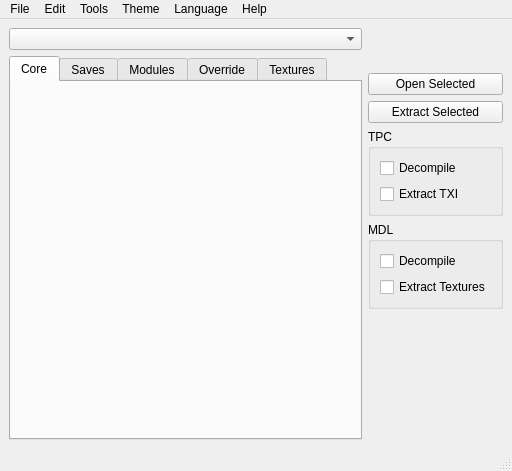
<?xml version="1.0" encoding="UTF-8"?>
<ui version="4.0">
 <class>MainWindow</class>
 <widget class="QMainWindow" name="MainWindow">
  <property name="geometry">
   <rect>
    <x>0</x>
    <y>0</y>
    <width>512</width>
    <height>471</height>
   </rect>
  </property>
  <property name="acceptDrops">
   <bool>true</bool>
  </property>
  <property name="windowTitle">
   <string>Holocron Toolset</string>
  </property>
  <widget class="QWidget" name="centralwidget">
   <layout class="QHBoxLayout" name="horizontalLayout">
    <property name="sizeConstraint">
     <enum>QLayout::SetMinimumSize</enum>
    </property>
    <item>
     <layout class="QVBoxLayout" name="verticalLayout_4">
      <item>
       <widget class="QComboBox" name="gameCombo" />
      </item>
      <item>
       <widget class="QTabWidget" name="resourceTabs">
        <property name="currentIndex">
         <number>0</number>
        </property>
        <widget class="QWidget" name="coreTab">
         <attribute name="title">
          <string>Core</string>
         </attribute>
         <layout class="QVBoxLayout" name="verticalLayout_2">
          <property name="leftMargin">
           <number>0</number>
          </property>
          <property name="topMargin">
           <number>0</number>
          </property>
          <property name="rightMargin">
           <number>0</number>
          </property>
          <property name="bottomMargin">
           <number>0</number>
          </property>
          <item>
           <widget class="ResourceList" name="coreWidget" native="true" />
          </item>
         </layout>
        </widget>
        <widget class="QWidget" name="savesTab">
         <attribute name="title">
          <string>Saves</string>
         </attribute>
         <layout class="QVBoxLayout" name="verticalLayoutSavesTab">
          <item>
           <layout class="QHBoxLayout" name="horizontalLayoutSaveButtons">
            <item>
             <widget class="QPushButton" name="openSaveEditorButton">
              <property name="text">
               <string>Open Save Editor</string>
              </property>
              <property name="enabled">
               <bool>false</bool>
              </property>
              <property name="toolTip">
               <string>Open the selected save in the Save Editor</string>
              </property>
             </widget>
            </item>
            <item>
             <spacer name="horizontalSpacerSaves">
              <property name="orientation">
               <enum>Qt::Horizontal</enum>
              </property>
              <property name="sizeHint" stdset="0">
               <size>
                <width>40</width>
                <height>20</height>
               </size>
              </property>
             </spacer>
            </item>
           </layout>
          </item>
          <item>
           <layout class="QGridLayout" name="gridLayoutSaves">
            <property name="leftMargin">
             <number>0</number>
            </property>
            <property name="topMargin">
             <number>0</number>
            </property>
            <property name="rightMargin">
             <number>0</number>
            </property>
            <property name="bottomMargin">
             <number>0</number>
            </property>
            <property name="spacing">
             <number>0</number>
            </property>
            <item row="0" column="0" rowspan="2" colspan="2">
             <widget class="ResourceList" name="savesWidget" native="true" />
            </item>
           </layout>
          </item>
         </layout>
        </widget>
        <widget class="QWidget" name="modulesTab">
         <attribute name="title">
          <string>Modules</string>
         </attribute>
         <layout class="QVBoxLayout" name="verticalLayoutModulesTab">
          <item>
           <layout class="QHBoxLayout" name="horizontalLayoutModuleButtons">
            <item>
             <widget class="QPushButton" name="specialActionButton">
              <property name="text">
               <string>Designer</string>
              </property>
             </widget>
            </item>
            <item>
             <widget class="QPushButton" name="levelBuilderButton">
              <property name="text">
               <string>Level Builder</string>
              </property>
             </widget>
            </item>
            <item>
             <spacer name="horizontalSpacerModuleButtons">
              <property name="orientation">
               <enum>Qt::Horizontal</enum>
              </property>
              <property name="sizeHint" stdset="0">
               <size>
                <width>40</width>
                <height>20</height>
               </size>
              </property>
             </spacer>
            </item>
           </layout>
          </item>
          <item>
           <layout class="QGridLayout" name="gridLayoutModules">
            <property name="leftMargin">
             <number>0</number>
            </property>
            <property name="topMargin">
             <number>0</number>
            </property>
            <property name="rightMargin">
             <number>0</number>
            </property>
            <property name="bottomMargin">
             <number>0</number>
            </property>
            <property name="spacing">
             <number>0</number>
            </property>
            <item row="0" column="0" rowspan="1" colspan="2">
             <widget class="ResourceList" name="modulesWidget" native="true" />
            </item>
           </layout>
          </item>
         </layout>
        </widget>
        <widget class="QWidget" name="overrideTab">
         <attribute name="title">
          <string>Override</string>
         </attribute>
         <layout class="QVBoxLayout" name="verticalLayout_3">
          <property name="spacing">
           <number>0</number>
          </property>
          <property name="leftMargin">
           <number>0</number>
          </property>
          <property name="topMargin">
           <number>0</number>
          </property>
          <property name="rightMargin">
           <number>0</number>
          </property>
          <property name="bottomMargin">
           <number>0</number>
          </property>
          <item>
           <widget class="ResourceList" name="overrideWidget" native="true" />
          </item>
         </layout>
        </widget>
        <widget class="QWidget" name="texturesTab">
         <attribute name="title">
          <string>Textures</string>
         </attribute>
         <layout class="QVBoxLayout" name="verticalLayout_6">
          <item>
           <widget class="TextureList" name="texturesWidget" native="true" />
          </item>
         </layout>
        </widget>
       </widget>
      </item>
     </layout>
    </item>
    <item>
     <layout class="QVBoxLayout" name="vboxlayout">
      <property name="sizeConstraint">
       <enum>QLayout::SetFixedSize</enum>
      </property>
      <item>
       <spacer name="verticalSpacer_2">
        <property name="orientation">
         <enum>Qt::Vertical</enum>
        </property>
        <property name="sizeType">
         <enum>QSizePolicy::Fixed</enum>
        </property>
        <property name="sizeHint" stdset="0">
         <size>
          <width>124</width>
          <height>45</height>
         </size>
        </property>
       </spacer>
      </item>
      <item>
       <widget class="QFrame" name="sidebar">
        <property name="frameShape">
         <enum>QFrame::NoFrame</enum>
        </property>
        <property name="frameShadow">
         <enum>QFrame::Raised</enum>
        </property>
        <layout class="QVBoxLayout" name="verticalLayoutRightPanel">
         <property name="leftMargin">
          <number>0</number>
         </property>
         <property name="topMargin">
          <number>0</number>
         </property>
         <property name="rightMargin">
          <number>0</number>
         </property>
         <property name="bottomMargin">
          <number>0</number>
         </property>
         <item>
          <widget class="QPushButton" name="openButton">
           <property name="text">
            <string>Open Selected</string>
           </property>
          </widget>
         </item>
         <item>
          <widget class="QPushButton" name="extractButton">
           <property name="sizePolicy">
            <sizepolicy hsizetype="Minimum" vsizetype="Fixed">
             <horstretch>0</horstretch>
             <verstretch>0</verstretch>
            </sizepolicy>
           </property>
           <property name="text">
            <string>Extract Selected</string>
           </property>
          </widget>
         </item>
         <item>
          <widget class="QGroupBox" name="tpcGroup_2">
           <property name="title">
            <string>TPC</string>
           </property>
           <layout class="QVBoxLayout" name="verticalLayout_10">
            <item>
             <widget class="QCheckBox" name="tpcDecompileCheckbox">
              <property name="text">
               <string>Decompile</string>
              </property>
             </widget>
            </item>
            <item>
             <widget class="QCheckBox" name="tpcTxiCheckbox">
              <property name="text">
               <string>Extract TXI</string>
              </property>
             </widget>
            </item>
           </layout>
          </widget>
         </item>
         <item>
          <widget class="QGroupBox" name="mdlGroup_2">
           <property name="title">
            <string>MDL</string>
           </property>
           <layout class="QVBoxLayout" name="verticalLayout_9">
            <item>
             <widget class="QCheckBox" name="mdlDecompileCheckbox">
              <property name="enabled">
               <bool>true</bool>
              </property>
              <property name="toolTip">
               <string>Decompile MDL to ASCII format</string>
              </property>
              <property name="text">
               <string>Decompile</string>
              </property>
             </widget>
            </item>
            <item>
             <widget class="QCheckBox" name="mdlTexturesCheckbox">
              <property name="text">
               <string>Extract Textures</string>
              </property>
             </widget>
            </item>
           </layout>
          </widget>
         </item>
        </layout>
       </widget>
      </item>
      <item>
       <spacer name="verticalSpacer">
        <property name="orientation">
         <enum>Qt::Vertical</enum>
        </property>
        <property name="sizeHint" stdset="0">
         <size>
          <width>124</width>
          <height>40</height>
         </size>
        </property>
       </spacer>
      </item>
     </layout>
    </item>
   </layout>
  </widget>
  <widget class="QMenuBar" name="menubar">
   <property name="geometry">
    <rect>
     <x>0</x>
     <y>0</y>
     <width>512</width>
     <height>22</height>
    </rect>
   </property>
   <widget class="QMenu" name="menuFile">
    <property name="title">
     <string>File</string>
    </property>
    <widget class="QMenu" name="menuNew">
     <property name="title">
      <string>New</string>
     </property>
     <addaction name="actionNewDLG" />
     <addaction name="actionNewNSS" />
     <addaction name="actionNewUTC" />
     <addaction name="actionNewUTP" />
     <addaction name="actionNewUTD" />
     <addaction name="actionNewUTI" />
     <addaction name="actionNewUTS" />
     <addaction name="actionNewUTT" />
     <addaction name="actionNewUTM" />
     <addaction name="actionNewUTW" />
     <addaction name="actionNewUTE" />
     <addaction name="actionNewTLK" />
     <addaction name="separator" />
     <addaction name="actionNewGFF" />
     <addaction name="actionNewERF" />
     <addaction name="actionNewTXT" />
     <addaction name="actionNewSSF" />
    </widget>
    <widget class="QMenu" name="menuRecentFiles">
     <property name="title">
      <string>Recent Files</string>
     </property>
    </widget>
    <addaction name="menuNew" />
    <addaction name="openAction" />
    <addaction name="menuRecentFiles" />
    <addaction name="separator" />
    <addaction name="actionSettings" />
    <addaction name="separator" />
    <addaction name="actionExit" />
   </widget>
   <widget class="QMenu" name="menuEdit">
    <property name="title">
     <string>Edit</string>
    </property>
    <addaction name="separator" />
    <addaction name="actionEditTLK" />
    <addaction name="actionEditJRL" />
   </widget>
   <widget class="QMenu" name="menuTheme">
    <property name="title">
     <string>Theme</string>
    </property>
   </widget>
   <widget class="QMenu" name="menuLanguage">
    <property name="title">
     <string>Language</string>
    </property>
   </widget>
   <widget class="QMenu" name="menuTools">
    <property name="title">
     <string>Tools</string>
    </property>
    <addaction name="actionModuleDesigner" />
    <addaction name="actionIndoorMapBuilder" />
    <addaction name="separator" />
    <addaction name="actionKotorDiff" />
    <addaction name="actionTSLPatchDataEditor" />
    <addaction name="separator" />
    <addaction name="actionFileSearch" />
    <addaction name="actionCloneModule" />
   </widget>
   <widget class="QMenu" name="menuHelp">
    <property name="title">
     <string>Help</string>
    </property>
    <widget class="QMenu" name="menuDiscord">
     <property name="title">
      <string>Discord</string>
     </property>
     <addaction name="actionDiscordHolocronToolset" />
     <addaction name="actionDiscordKotOR" />
     <addaction name="actionDiscordDeadlyStream" />
    </widget>
    <addaction name="actionHelpAbout" />
    <addaction name="menuDiscord" />
    <addaction name="actionInstructions" />
    <addaction name="actionNewFeaturesGuide" />
    <addaction name="actionHelpUpdates" />
   </widget>
   <addaction name="menuFile" />
   <addaction name="menuEdit" />
   <addaction name="menuTools" />
   <addaction name="menuTheme" />
   <addaction name="menuLanguage" />
   <addaction name="menuHelp" />
  </widget>
  <widget class="QStatusBar" name="statusbar" />
  <action name="cloneModuleAction">
   <property name="text">
    <string>Clone Module</string>
   </property>
  </action>
  <action name="actionRecent_Files">
   <property name="text">
    <string>Recent Files</string>
   </property>
  </action>
  <action name="actionExit">
   <property name="text">
    <string>Exit</string>
   </property>
  </action>
  <action name="actionSettings">
   <property name="text">
    <string>Settings</string>
   </property>
  </action>
  <action name="actionAbout">
   <property name="text">
    <string>About</string>
   </property>
  </action>
  <action name="actionOpen">
   <property name="text">
    <string>Open</string>
   </property>
  </action>
  <action name="actionCheck_for_Updates">
   <property name="text">
    <string>Check for Updates</string>
   </property>
  </action>
  <action name="actionCreature">
   <property name="text">
    <string>Creature</string>
   </property>
  </action>
  <action name="actionItem">
   <property name="text">
    <string>Item</string>
   </property>
  </action>
  <action name="actionDoor">
   <property name="text">
    <string>Door</string>
   </property>
  </action>
  <action name="actionPlaceable">
   <property name="text">
    <string>Placeable</string>
   </property>
  </action>
  <action name="actionMerchant">
   <property name="text">
    <string>Merchant</string>
   </property>
  </action>
  <action name="actionEncounter">
   <property name="text">
    <string>Encounter</string>
   </property>
  </action>
  <action name="actionTrigger">
   <property name="text">
    <string>Trigger</string>
   </property>
  </action>
  <action name="actionWaypoint">
   <property name="text">
    <string>Waypoint</string>
   </property>
  </action>
  <action name="actionDialog">
   <property name="enabled">
    <bool>false</bool>
   </property>
   <property name="text">
    <string>Dialog</string>
   </property>
  </action>
  <action name="openAction">
   <property name="text">
    <string>Open</string>
   </property>
  </action>
  <action name="actionNewGFF">
   <property name="text">
    <string>GFF</string>
   </property>
  </action>
  <action name="actionNewERF">
   <property name="text">
    <string>ERF</string>
   </property>
  </action>
  <action name="actionNewTXT">
   <property name="text">
    <string>TXT</string>
   </property>
  </action>
  <action name="actionEditTLK">
   <property name="enabled">
    <bool>false</bool>
   </property>
   <property name="text">
    <string>Edit Talk Table</string>
   </property>
  </action>
  <action name="actionHelpUpdates">
   <property name="text">
    <string>Check For Updates</string>
   </property>
  </action>
  <action name="actionHelpAbout">
   <property name="text">
    <string>About</string>
   </property>
  </action>
  <action name="actionNewSSF">
   <property name="text">
    <string>SSF</string>
   </property>
  </action>
  <action name="actionNewUTC">
   <property name="enabled">
    <bool>false</bool>
   </property>
   <property name="icon">
    <iconset>
     <normalon>:/images/icons/kx/creature.png</normalon>
    </iconset>
   </property>
   <property name="text">
    <string>Creature</string>
   </property>
  </action>
  <action name="actionCloneModule">
   <property name="enabled">
    <bool>false</bool>
   </property>
   <property name="text">
    <string>Clone Module</string>
   </property>
  </action>
  <action name="actionNewUTP">
   <property name="enabled">
    <bool>false</bool>
   </property>
   <property name="icon">
    <iconset resource="../../resources/resources.qrc">
     <normaloff>:/images/icons/kx/placeable.png</normaloff>:/images/icons/kx/placeable.png</iconset>
   </property>
   <property name="text">
    <string>Placeable</string>
   </property>
  </action>
  <action name="actionNewUTD">
   <property name="enabled">
    <bool>false</bool>
   </property>
   <property name="icon">
    <iconset resource="../../resources/resources.qrc">
     <normaloff>:/images/icons/kx/door.png</normaloff>:/images/icons/kx/door.png</iconset>
   </property>
   <property name="text">
    <string>Door</string>
   </property>
  </action>
  <action name="actionNewUTW">
   <property name="enabled">
    <bool>false</bool>
   </property>
   <property name="icon">
    <iconset resource="../../resources/resources.qrc">
     <normaloff>:/images/icons/kx/waypoint.png</normaloff>:/images/icons/kx/waypoint.png</iconset>
   </property>
   <property name="text">
    <string>Waypoint</string>
   </property>
  </action>
  <action name="actionNewUTT">
   <property name="enabled">
    <bool>false</bool>
   </property>
   <property name="icon">
    <iconset resource="../../resources/resources.qrc">
     <normaloff>:/images/icons/kx/trigger.png</normaloff>:/images/icons/kx/trigger.png</iconset>
   </property>
   <property name="text">
    <string>Trigger</string>
   </property>
  </action>
  <action name="actionNewUTE">
   <property name="enabled">
    <bool>false</bool>
   </property>
   <property name="icon">
    <iconset resource="../../resources/resources.qrc">
     <normaloff>:/images/icons/kx/encounter.png</normaloff>:/images/icons/kx/encounter.png</iconset>
   </property>
   <property name="text">
    <string>Encounter</string>
   </property>
  </action>
  <action name="actionNewUTS">
   <property name="enabled">
    <bool>false</bool>
   </property>
   <property name="icon">
    <iconset resource="../../resources/resources.qrc">
     <normaloff>:/images/icons/kx/sound.png</normaloff>:/images/icons/kx/sound.png</iconset>
   </property>
   <property name="text">
    <string>Sound</string>
   </property>
  </action>
  <action name="actionNewUTM">
   <property name="enabled">
    <bool>false</bool>
   </property>
   <property name="icon">
    <iconset resource="../../resources/resources.qrc">
     <normaloff>:/images/icons/kx/merchant.png</normaloff>:/images/icons/kx/merchant.png</iconset>
   </property>
   <property name="text">
    <string>Merchant</string>
   </property>
  </action>
  <action name="actionNewTLK">
   <property name="enabled">
    <bool>true</bool>
   </property>
   <property name="icon">
    <iconset resource="../../resources/resources.qrc">
     <normaloff>:/images/icons/kx/tlk.png</normaloff>:/images/icons/kx/tlk.png</iconset>
   </property>
   <property name="text">
    <string>TalkTable</string>
   </property>
  </action>
  <action name="actionNewUTI">
   <property name="enabled">
    <bool>false</bool>
   </property>
   <property name="icon">
    <iconset resource="../../resources/resources.qrc">
     <normaloff>:/images/icons/kx/item.png</normaloff>:/images/icons/kx/item.png</iconset>
   </property>
   <property name="text">
    <string>Item</string>
   </property>
  </action>
  <action name="actionNewDLG">
   <property name="enabled">
    <bool>false</bool>
   </property>
   <property name="icon">
    <iconset resource="../../resources/resources.qrc">
     <normaloff>:/images/icons/kx/dialog.png</normaloff>:/images/icons/kx/dialog.png</iconset>
   </property>
   <property name="text">
    <string>Dialog</string>
   </property>
  </action>
  <action name="actionNewNSS">
   <property name="enabled">
    <bool>false</bool>
   </property>
   <property name="icon">
    <iconset resource="../../resources/resources.qrc">
     <normaloff>:/images/icons/kx/script.png</normaloff>:/images/icons/kx/script.png</iconset>
   </property>
   <property name="text">
    <string>Script</string>
   </property>
  </action>
  <action name="actionEditJRL">
   <property name="enabled">
    <bool>false</bool>
   </property>
   <property name="text">
    <string>Edit Journal</string>
   </property>
  </action>
  <action name="actionFileSearch">
   <property name="enabled">
    <bool>false</bool>
   </property>
   <property name="text">
    <string>File Search</string>
   </property>
  </action>
  <action name="actionGeometryEditor">
   <property name="enabled">
    <bool>false</bool>
   </property>
   <property name="text">
    <string>Geometry Editor</string>
   </property>
  </action>
  <action name="actionIndoorMapBuilder">
   <property name="enabled">
    <bool>false</bool>
   </property>
   <property name="text">
    <string>Indoor Map Builder</string>
   </property>
  </action>
  <action name="actionEditModule">
   <property name="enabled">
    <bool>false</bool>
   </property>
   <property name="text">
    <string>Edit Module</string>
   </property>
  </action>
  <action name="actionInstructions">
   <property name="text">
    <string>Instructions</string>
   </property>
  </action>
  <action name="actionNewFeaturesGuide">
   <property name="text">
    <string>New Features Guide</string>
   </property>
  </action>
  <action name="actionDiscordHolocronToolset">
   <property name="text">
    <string>Holocron Toolset</string>
   </property>
  </action>
  <action name="actionDiscordKotOR">
   <property name="text">
    <string>KOTOR Community Portal</string>
   </property>
  </action>
  <action name="actionDiscordDeadlyStream">
   <property name="text">
    <string>Deadly Stream</string>
   </property>
  </action>
  <action name="actionModuleDesigner">
   <property name="enabled">
    <bool>false</bool>
   </property>
   <property name="text">
    <string>Module Designer</string>
   </property>
  </action>
  <action name="actionKotorDiff">
   <property name="enabled">
    <bool>false</bool>
   </property>
   <property name="text">
    <string>KotorDiff</string>
   </property>
  </action>
  <action name="actionTSLPatchDataEditor">
   <property name="enabled">
    <bool>false</bool>
   </property>
   <property name="text">
    <string>TSLPatchData Editor</string>
   </property>
  </action>
 </widget>
 <customwidgets>
  <customwidget>
   <class>ResourceList</class>
   <extends>QWidget</extends>
   <header location="global">toolset.gui.widgets.main_widgets</header>
   <container>1</container>
  </customwidget>
  <customwidget>
   <class>TextureList</class>
   <extends>QWidget</extends>
   <header location="global">toolset.gui.widgets.main_widgets</header>
   <container>1</container>
  </customwidget>
 </customwidgets>
 <resources>
  <include location="../../resources/resources.qrc" />
 </resources>
 <connections />
</ui>
